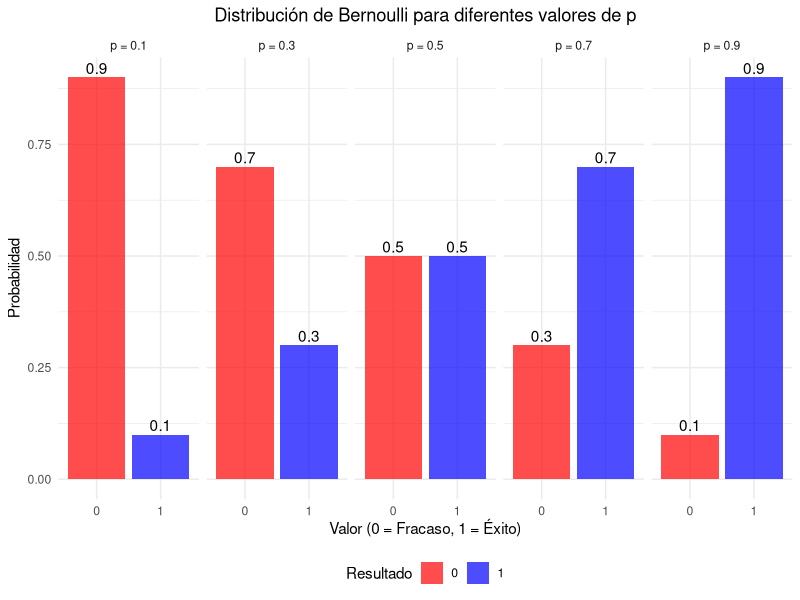
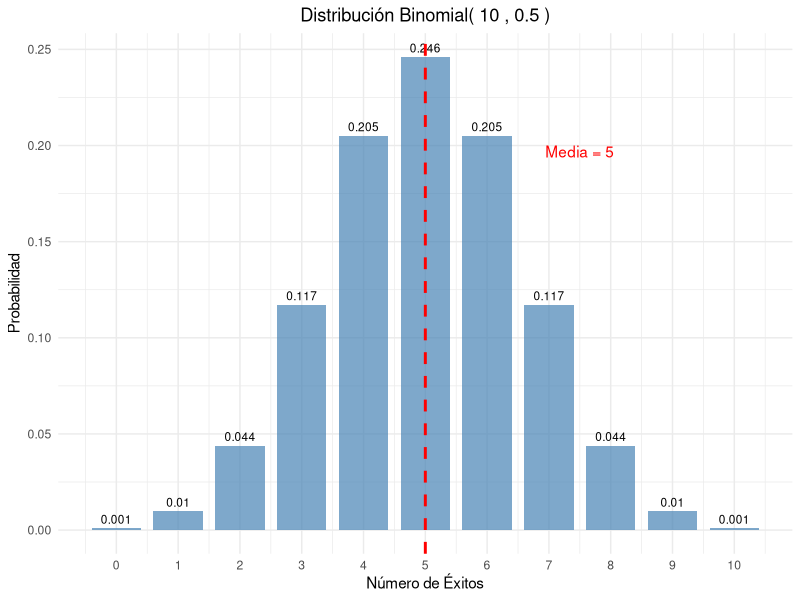
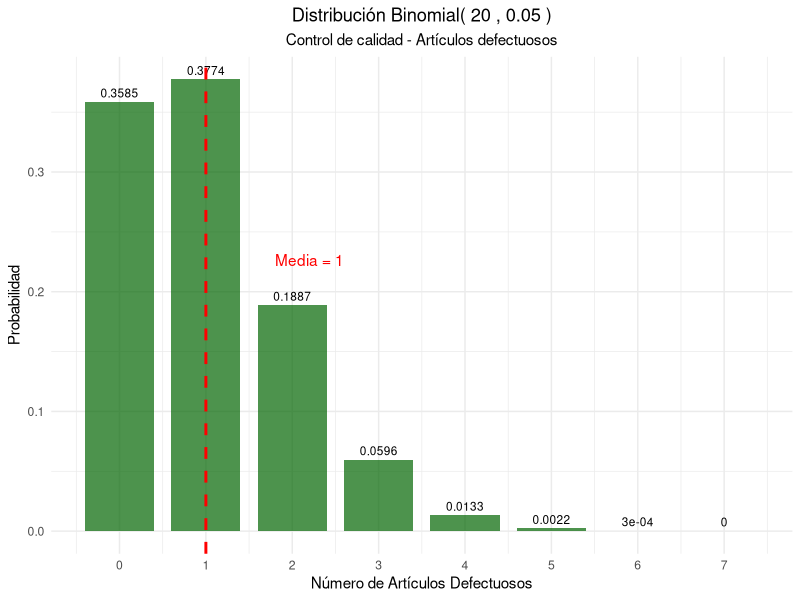
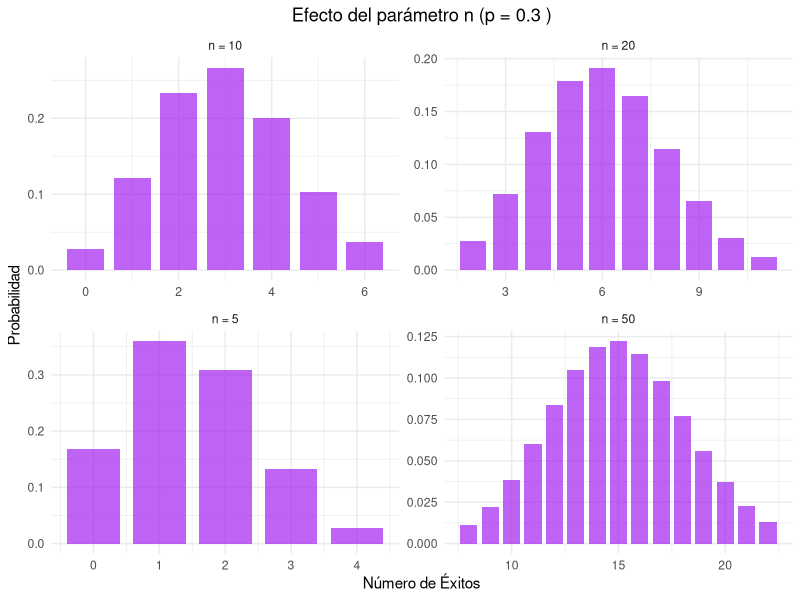
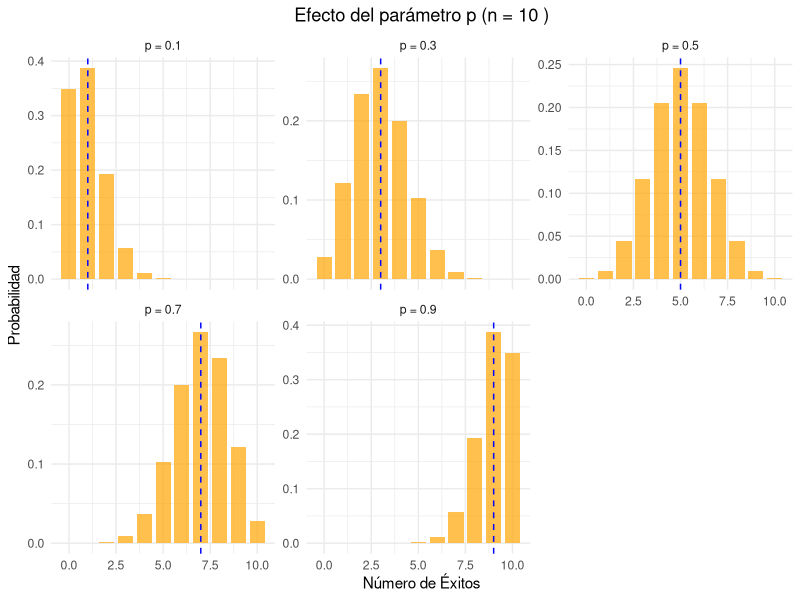
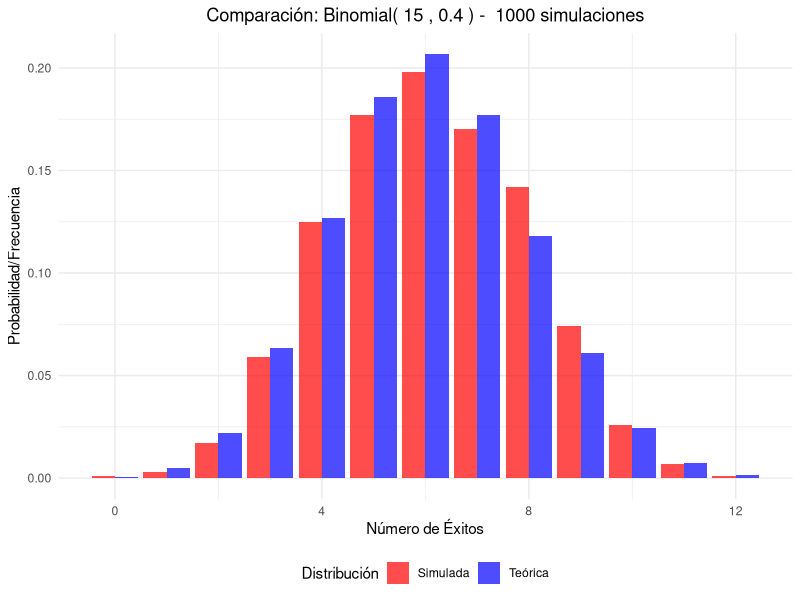
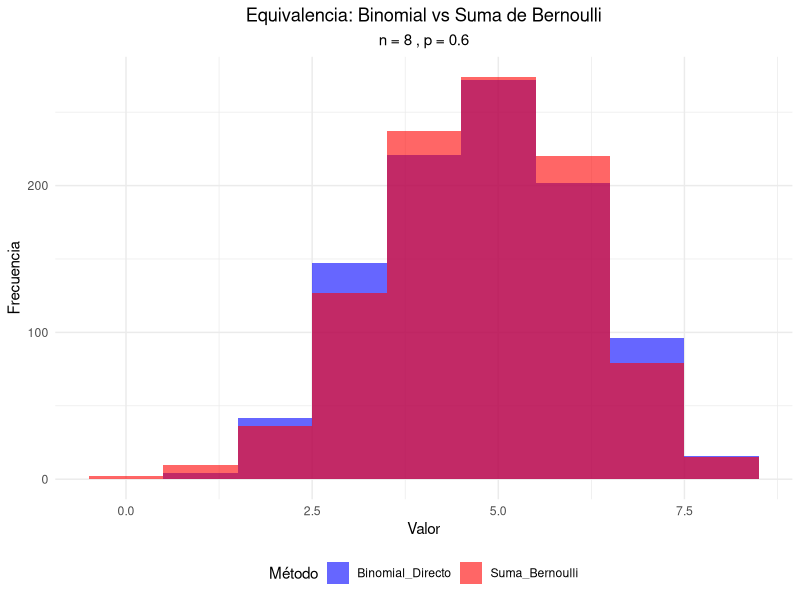
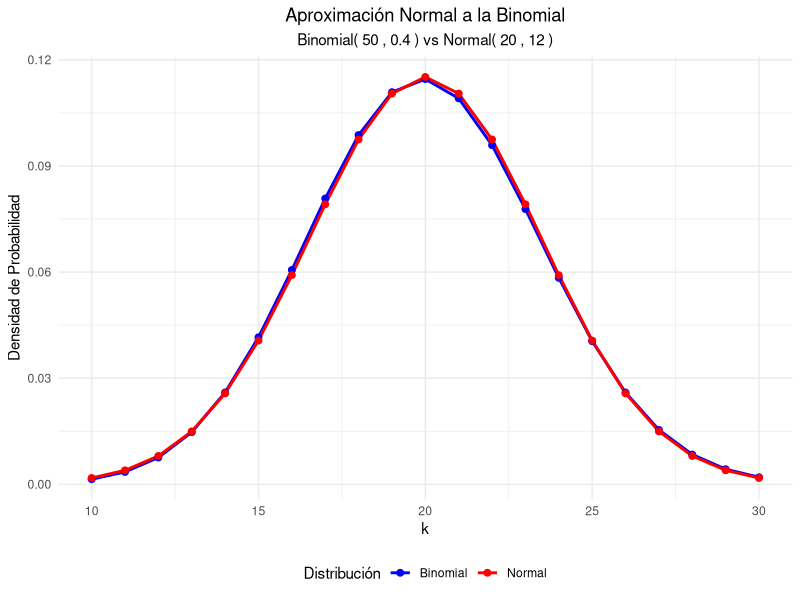

Generate these figures, in order, with R:
## ---- chunk 1
#| label: setup
#| include: false
library(tidyverse)
library(kableExtra)
library(gridExtra)
## ---- chunk 2
#| label: moneda-bernoulli
# Moneda justa
p_moneda <- 0.5

# Crear tabla de probabilidades
bernoulli_moneda <- data.frame(
  Resultado = c("Sello (0)", "Cara (1)"),
  Valor = c(0, 1),
  Probabilidad = c(1-p_moneda, p_moneda)
)

kable(bernoulli_moneda, 
      caption = "Distribución Bernoulli - Moneda justa (p = 0.5)",
      align = "ccc") %>%
  kable_styling(bootstrap_options = "striped")

# Parámetros
media_moneda <- p_moneda
varianza_moneda <- p_moneda * (1 - p_moneda)
desv_std_moneda <- sqrt(varianza_moneda)

cat("Parámetros estadísticos:\n")
cat("Media:", media_moneda, "\n")
cat("Varianza:", varianza_moneda, "\n")
cat("Desviación estándar:", desv_std_moneda, "\n")
## ---- chunk 3
#| label: ejemplos-bernoulli-multiple
# Diferentes valores de p
p_values <- c(0.1, 0.3, 0.5, 0.7, 0.9)

# Crear data frame para visualización
bernoulli_data <- data.frame()
for(p in p_values) {
  temp_data <- data.frame(
    p = paste("p =", p),
    x = c(0, 1),
    probabilidad = c(1-p, p),
    media = p,
    varianza = p*(1-p)
  )
  bernoulli_data <- rbind(bernoulli_data, temp_data)
}

# Tabla de parámetros
param_bernoulli <- data.frame(
  p = p_values,
  Media = p_values,
  Varianza = p_values * (1 - p_values),
  Desv_Std = sqrt(p_values * (1 - p_values))
)

kable(param_bernoulli, 
      caption = "Parámetros de la distribución Bernoulli para diferentes valores de p",
      digits = 4,
      col.names = c("p", "Media", "Varianza", "Desv. Estándar")) %>%
  kable_styling(bootstrap_options = "striped")
## ---- chunk 4
#| label: grafico-bernoulli
#| fig-cap: "Distribución Bernoulli para diferentes valores de p"
ggplot(bernoulli_data, aes(x = factor(x), y = probabilidad, fill = factor(x))) +
  geom_col(alpha = 0.7) +
  geom_text(aes(label = round(probabilidad, 2)), vjust = -0.3) +
  facet_wrap(~p, ncol = 5) +
  scale_fill_manual(values = c("0" = "red", "1" = "blue")) +
  labs(title = "Distribución de Bernoulli para diferentes valores de p",
       x = "Valor (0 = Fracaso, 1 = Éxito)",
       y = "Probabilidad",
       fill = "Resultado") +
  theme_minimal() +
  theme(plot.title = element_text(hjust = 0.5),
        legend.position = "bottom")
## ---- chunk 5
#| label: binomial-monedas
# Parámetros
n_monedas <- 10
p_monedas <- 0.5

# Calcular probabilidades
k_values <- 0:n_monedas
prob_binomial <- dbinom(k_values, n_monedas, p_monedas)

# Crear data frame
binomial_monedas <- data.frame(
  Num_Caras = k_values,
  Probabilidad = prob_binomial
)

# Mostrar tabla
kable(binomial_monedas, 
      caption = paste("Distribución Binomial - 10 lanzamientos de moneda (n =", n_monedas, ", p =", p_monedas, ")"),
      digits = 4,
      col.names = c("Número de Caras", "Probabilidad")) %>%
  kable_styling(bootstrap_options = "striped")

# Parámetros estadísticos
media_monedas <- n_monedas * p_monedas
varianza_monedas <- n_monedas * p_monedas * (1 - p_monedas)
desv_std_monedas <- sqrt(varianza_monedas)

cat("\nParámetros estadísticos:\n")
cat("Media:", media_monedas, "\n")
cat("Varianza:", varianza_monedas, "\n")
cat("Desviación estándar:", round(desv_std_monedas, 4), "\n")
## ---- chunk 6
#| label: grafico-binomial-monedas
#| fig-cap: "Distribución Binomial - 10 lanzamientos de moneda"
ggplot(binomial_monedas, aes(x = Num_Caras, y = Probabilidad)) +
  geom_col(fill = "steelblue", alpha = 0.7, width = 0.8) +
  geom_text(aes(label = round(Probabilidad, 3)), vjust = -0.5, size = 3) +
  geom_vline(xintercept = media_monedas, color = "red", linetype = "dashed", linewidth = 1) +
  annotate("text", x = media_monedas + 2.5, y = max(prob_binomial) * 0.8, 
           label = paste("Media =", media_monedas), color = "red") +
  scale_x_continuous(breaks = k_values) +
  labs(title = paste("Distribución Binomial(", n_monedas, ",", p_monedas, ")"),
       x = "Número de Éxitos",
       y = "Probabilidad") +
  theme_minimal() +
  theme(plot.title = element_text(hjust = 0.5))
## ---- chunk 7
#| label: control-calidad
# Parámetros
n_articulos <- 20
p_defecto <- 0.05

# Probabilidades
k_defectos <- 0:n_articulos
prob_defectos <- dbinom(k_defectos, n_articulos, p_defecto)

# Crear data frame
calidad_data <- data.frame(
  Defectos = k_defectos,
  Probabilidad = prob_defectos
)

# Filtrar probabilidades significativas (> 0.001)
calidad_filtrada <- calidad_data[calidad_data$Probabilidad > 0.001, ]

kable(calidad_filtrada, 
      caption = paste("Distribución Binomial - Control de calidad (n =", n_articulos, ", p =", p_defecto, ")"),
      digits = 4,
      col.names = c("Número de Defectos", "Probabilidad")) %>%
  kable_styling(bootstrap_options = "striped")

# Parámetros estadísticos
media_defectos <- n_articulos * p_defecto
varianza_defectos <- n_articulos * p_defecto * (1 - p_defecto)
desv_std_defectos <- sqrt(varianza_defectos)

cat("Parámetros estadísticos:\n")
cat("Media:", media_defectos, "\n")
cat("Varianza:", round(varianza_defectos, 4), "\n")
cat("Desviación estándar:", round(desv_std_defectos, 4), "\n")

# Probabilidades importantes
prob_0_defectos <- dbinom(0, n_articulos, p_defecto)
prob_max_2_defectos <- pbinom(2, n_articulos, p_defecto)
prob_mas_3_defectos <- 1 - pbinom(3, n_articulos, p_defecto)

cat("\nProbabilidades de interés:\n")
cat("P(0 defectos):", round(prob_0_defectos, 4), "\n")
cat("P(≤ 2 defectos):", round(prob_max_2_defectos, 4), "\n")
cat("P(> 3 defectos):", round(prob_mas_3_defectos, 4), "\n")
## ---- chunk 8
#| label: grafico-calidad
#| fig-cap: "Distribución Binomial - Control de calidad"
ggplot(calidad_data[1:8, ], aes(x = Defectos, y = Probabilidad)) +
  geom_col(fill = "darkgreen", alpha = 0.7, width = 0.8) +
  geom_text(aes(label = round(Probabilidad, 4)), vjust = -0.5, size = 3) +
  geom_vline(xintercept = media_defectos, color = "red", linetype = "dashed", size = 1) +
  annotate("text", x = media_defectos + 1.2, y = max(prob_defectos) * 0.6, 
           label = paste("Media =", media_defectos), color = "red") +
  scale_x_continuous(breaks = 0:7) +
  labs(title = paste("Distribución Binomial(", n_articulos, ",", p_defecto, ")"),
       subtitle = "Control de calidad - Artículos defectuosos",
       x = "Número de Artículos Defectuosos",
       y = "Probabilidad") +
  theme_minimal() +
  theme(plot.title = element_text(hjust = 0.5),
        plot.subtitle = element_text(hjust = 0.5))
## ---- chunk 9
#| label: efecto-n
# Diferentes valores de n con p fijo
n_vals <- c(5, 10, 20, 50)
p_fijo <- 0.3

# Crear data frame para comparación
comp_n_data <- data.frame()
for(n in n_vals) {
  k_vals <- 0:n
  probs <- dbinom(k_vals, n, p_fijo)
  temp_data <- data.frame(
    n = paste("n =", n),
    k = k_vals,
    probabilidad = probs,
    media = n * p_fijo,
    varianza = n * p_fijo * (1 - p_fijo)
  )
  comp_n_data <- rbind(comp_n_data, temp_data)
}

# Filtrar para visualización (solo valores con probabilidad > 0.01)
comp_n_filtered <- comp_n_data[comp_n_data$probabilidad > 0.01, ]

ggplot(comp_n_filtered, aes(x = k, y = probabilidad)) +
  geom_col(fill = "purple", alpha = 0.7, width = 0.8) +
  facet_wrap(~n, scales = "free") +
  labs(title = paste("Efecto del parámetro n (p =", p_fijo, ")"),
       x = "Número de Éxitos",
       y = "Probabilidad") +
  theme_minimal() +
  theme(plot.title = element_text(hjust = 0.5))
## ---- chunk 10
#| label: efecto-p
#| fig-cap: "Efecto del parámetro p en la distribución binomial"
# Diferentes valores de p con n fijo
p_vals <- c(0.1, 0.3, 0.5, 0.7, 0.9)
n_fijo <- 10

# Crear data frame para comparación
comp_p_data <- data.frame()
for(p in p_vals) {
  k_vals <- 0:n_fijo
  probs <- dbinom(k_vals, n_fijo, p)
  temp_data <- data.frame(
    p = paste("p =", p),
    k = k_vals,
    probabilidad = probs,
    media = n_fijo * p,
    varianza = n_fijo * p * (1 - p)
  )
  comp_p_data <- rbind(comp_p_data, temp_data)
}

ggplot(comp_p_data, aes(x = k, y = probabilidad)) +
  geom_col(fill = "orange", alpha = 0.7, width = 0.8) +
  geom_vline(aes(xintercept = media), color = "blue", linetype = "dashed") +
  facet_wrap(~p, scales = "free_y") +
  labs(title = paste("Efecto del parámetro p (n =", n_fijo, ")"),
       x = "Número de Éxitos",
       y = "Probabilidad") +
  theme_minimal() +
  theme(plot.title = element_text(hjust = 0.5))
## ---- chunk 11
#| label: simulacion-binomial
set.seed(456)
n_trials <- 15
p_sim_bin <- 0.4
n_sim_bin <- 1000

# Generar datos
datos_binomial <- rbinom(n_sim_bin, n_trials, p_sim_bin)

# Calcular estadísticas observadas
media_obs_bin <- mean(datos_binomial)
var_obs_bin <- var(datos_binomial)

# Valores teóricos
media_teo_bin <- n_trials * p_sim_bin
var_teo_bin <- n_trials * p_sim_bin * (1 - p_sim_bin)

cat("Media teórica:", media_teo_bin, "| Media observada:", round(media_obs_bin, 4), "\n")
cat("Varianza teórica:", var_teo_bin, "| Varianza observada:", round(var_obs_bin, 4), "\n")

# Comparar distribuciones
freq_obs_bin <- table(datos_binomial) / n_sim_bin
k_sim <- as.numeric(names(freq_obs_bin))
freq_teo_bin <- dbinom(k_sim, n_trials, p_sim_bin)

comparacion_bin <- data.frame(
  k = k_sim,
  Freq_Observada = as.numeric(freq_obs_bin),
  Prob_Teorica = freq_teo_bin
)

kable(head(comparacion_bin, 10), 
      caption = "Comparación frecuencias observadas vs probabilidades teóricas",
      digits = 4,
      col.names = c("k", "Freq. Observada", "Prob. Teórica")) %>%
  kable_styling(bootstrap_options = "striped")
## ---- chunk 12
#| label: grafico-comparacion-sim
#| fig-cap: "Comparación entre distribución teórica y simulada"
library(tidyr)

# Preparar datos para visualización
comp_sim_long <- comparacion_bin %>%
  pivot_longer(cols = c(Freq_Observada, Prob_Teorica),
               names_to = "Tipo",
               values_to = "Probabilidad") %>%
  mutate(Tipo = case_when(
    Tipo == "Freq_Observada" ~ "Simulada",
    Tipo == "Prob_Teorica" ~ "Teórica"
  ))

ggplot(comp_sim_long, aes(x = k, y = Probabilidad, fill = Tipo)) +
  geom_col(position = "dodge", alpha = 0.7) +
  scale_fill_manual(values = c("Teórica" = "blue", "Simulada" = "red")) +
  labs(title = paste("Comparación: Binomial(", n_trials, ",", p_sim_bin, ") - ", n_sim_bin, "simulaciones"),
       x = "Número de Éxitos",
       y = "Probabilidad/Frecuencia",
       fill = "Distribución") +
  theme_minimal() +
  theme(plot.title = element_text(hjust = 0.5),
        legend.position = "bottom")
## ---- chunk 13
#| label: relacion-bernoulli-binomial
set.seed(789)
n_exp <- 8
p_exp <- 0.6
n_sim_rel <- 1000

# Método 1: Generar directamente de Binomial
binomial_directo <- rbinom(n_sim_rel, n_exp, p_exp)

# Método 2: Sumar n variables Bernoulli independientes
suma_bernoulli <- replicate(n_sim_rel, {
  bernoulli_vars <- rbinom(n_exp, 1, p_exp)
  sum(bernoulli_vars)
})

# Comparar distribuciones
comparacion_relacion <- data.frame(
  Binomial_Directo = binomial_directo,
  Suma_Bernoulli = suma_bernoulli
)

# Visualización comparativa
comp_rel_long <- comparacion_relacion %>%
  mutate(id = row_number()) %>%
  pivot_longer(cols = c(Binomial_Directo, Suma_Bernoulli),
               names_to = "Metodo",
               values_to = "Valor")

ggplot(comp_rel_long, aes(x = Valor, fill = Metodo)) +
  geom_histogram(alpha = 0.6, position = "identity", bins = n_exp + 1) +
  scale_fill_manual(values = c("Binomial_Directo" = "blue", "Suma_Bernoulli" = "red")) +
  labs(title = "Equivalencia: Binomial vs Suma de Bernoulli",
       subtitle = paste("n =", n_exp, ", p =", p_exp),
       x = "Valor",
       y = "Frecuencia",
       fill = "Método") +
  theme_minimal() +
  theme(plot.title = element_text(hjust = 0.5),
        plot.subtitle = element_text(hjust = 0.5),
        legend.position = "bottom")
## ---- chunk 14
#| label: aproximacion-normal
# Parámetros para aproximación normal
n_aprox <- 50
p_aprox <- 0.4

# Verificar condiciones
condicion1 <- n_aprox * p_aprox >= 5
condicion2 <- n_aprox * (1 - p_aprox) >= 5

cat("Condiciones para aproximación normal:\n")
cat("np =", n_aprox * p_aprox, "≥ 5:", condicion1, "\n")
cat("n(1-p) =", n_aprox * (1-p_aprox), "≥ 5:", condicion2, "\n")

if(condicion1 & condicion2) {
  # Calcular probabilidades exactas y aproximadas
  k_aprox <- 0:n_aprox
  prob_exacta <- dbinom(k_aprox, n_aprox, p_aprox)
  
  # Aproximación normal (con corrección de continuidad)
  media_normal <- n_aprox * p_aprox
  var_normal <- n_aprox * p_aprox * (1 - p_aprox)
  sd_normal <- sqrt(var_normal)
  
  # Crear data frame para comparación
  aprox_data <- data.frame(
    k = k_aprox,
    Binomial = prob_exacta,
    Normal = dnorm(k_aprox, media_normal, sd_normal)
  )
  
  # Filtrar valores significativos
  aprox_filtered <- aprox_data[aprox_data$Binomial > 0.001, ]
  
  # Visualización
  aprox_long <- aprox_filtered %>%
    pivot_longer(cols = c(Binomial, Normal),
                 names_to = "Distribucion",
                 values_to = "Densidad")
  
  ggplot(aprox_long, aes(x = k, y = Densidad, color = Distribucion)) +
    geom_line(size = 1) +
    geom_point(size = 2) +
    scale_color_manual(values = c("Binomial" = "blue", "Normal" = "red")) +
    labs(title = "Aproximación Normal a la Binomial",
         subtitle = paste("Binomial(", n_aprox, ",", p_aprox, ") vs Normal(", media_normal, ",", round(sd_normal^2, 2), ")"),
         x = "k",
         y = "Densidad de Probabilidad",
         color = "Distribución") +
    theme_minimal() +
    theme(plot.title = element_text(hjust = 0.5),
          plot.subtitle = element_text(hjust = 0.5),
          legend.position = "bottom")
}
## ---- chunk 15
#| label: aplicacion-medicina
# Parámetros
n_pacientes <- 25
p_cura <- 0.8

# Preguntas de interés
# 1. ¿Cuál es la probabilidad de que exactamente 20 pacientes se curen?
prob_20_curas <- dbinom(20, n_pacientes, p_cura)

# 2. ¿Cuál es la probabilidad de que al menos 22 pacientes se curen?
prob_min_22 <- 1 - pbinom(21, n_pacientes, p_cura)

# 3. ¿Cuál es la probabilidad de que entre 18 y 22 pacientes se curen?
prob_18_22 <- pbinom(22, n_pacientes, p_cura) - pbinom(17, n_pacientes, p_cura)

# Parámetros estadísticos
media_curas <- n_pacientes * p_cura
varianza_curas <- n_pacientes * p_cura * (1 - p_cura)
desv_std_curas <- sqrt(varianza_curas)

cat("Aplicación Médica - Efectividad del tratamiento:\n")
cat("Parámetros: n =", n_pacientes, ", p =", p_cura, "\n\n")
cat("Estadísticas esperadas:\n")
cat("Número esperado de curas:", media_curas, "\n")
cat("Varianza:", varianza_curas, "\n")
cat("Desviación estándar:", round(desv_std_curas, 4), "\n\n")
cat("Probabilidades de interés:\n")
cat("P(exactamente 20 curas):", round(prob_20_curas, 4), "\n")
cat("P(al menos 22 curas):", round(prob_min_22, 4), "\n")
cat("P(entre 18 y 22 curas):", round(prob_18_22, 4), "\n")

# Visualización
k_medicina <- 0:n_pacientes
prob_medicina <- dbinom(k_medicina, n_pacientes, p_cura)
medicina_data <- data.frame(k = k_medicina, probabilidad = prob_medicina)

ggplot(medicina_data, aes(x = k, y = probabilidad)) +
  geom_col(fill = "darkblue", alpha = 0.7, width = 0.8) +
  geom_vline(xintercept = media_curas, color = "red", linetype = "dashed", size = 1) +
  geom_vline(xintercept = c(18, 22), color = "orange", linetype = "dotted", size = 1) +
  annotate("text", x = media_curas + 1.5, y = max(prob_medicina) * 0.8, 
           label = paste("E[X] =", media_curas), color = "red") +
  annotate("rect", xmin = 18, xmax = 22, ymin = 0, ymax = Inf, 
           alpha = 0.2, fill = "orange") +
  labs(title = "Distribución del Número de Pacientes Curados",
       subtitle = paste("Binomial(", n_pacientes, ",", p_cura, ")"),
       x = "Número de Pacientes Curados",
       y = "Probabilidad") +
  theme_minimal() +
  theme(plot.title = element_text(hjust = 0.5),
        plot.subtitle = element_text(hjust = 0.5))
## ---- chunk 16

p_defectuosa <- 0.02

# a) Probabilidad de obtener una pieza no defectuosa
prob_no_defectuosa <- 1 - p_defectuosa
cat("a) Probabilidad de pieza no defectuosa:", prob_no_defectuosa, "\n")

# b) Media y varianza de la distribución Bernoulli
media_bernoulli <- p_defectuosa
varianza_bernoulli <- p_defectuosa * (1 - p_defectuosa)
cat("b) Media:", media_bernoulli, "\n")
cat("   Varianza:", varianza_bernoulli, "\n")

# c) Probabilidad de encontrar exactamente 2 defectuosas en 10 piezas
prob_2_defectuosas <- dbinom(2, size = 10, prob = p_defectuosa)
cat("c) P(exactamente 2 defectuosas en 10):", round(prob_2_defectuosas, 4), "\n")
## ---- chunk 17

# a) Modelado como Bernoulli
# Éxito: acertar la pregunta (probabilidad p)
# Fracaso: fallar la pregunta (probabilidad 1-p)

# b) Probabilidad de acertar (1 opción correcta de 4)
p_acertar <- 1/4
cat("b) Probabilidad de acertar:", p_acertar, "\n")

# c) Parámetros estadísticos de la distribución Bernoulli
media_examen <- p_acertar
varianza_examen <- p_acertar * (1 - p_acertar)
desviacion_examen <- sqrt(varianza_examen)

cat("c) Parámetros estadísticos:\n")
cat("   Media (esperanza):", media_examen, "\n")
cat("   Varianza:", varianza_examen, "\n")
cat("   Desviación estándar:", round(desviacion_examen, 4), "\n")
## ---- chunk 18
n <- 15
p <- 0.5

# a) Probabilidad de obtener exactamente 8 caras
prob_exacta_8 <- dbinom(8, size = n, prob = p)
cat("a) P(X = 8) =", round(prob_exacta_8, 4), "\n")

# b) Probabilidad de obtener al menos 12 caras
prob_al_menos_12 <- sum(dbinom(12:n, size = n, prob = p))
# Alternativa: 1 - pbinom(11, size = n, prob = p)
cat("b) P(X ≥ 12) =", round(prob_al_menos_12, 4), "\n")

# c) Media y desviación estándar
media <- n * p
varianza <- n * p * (1 - p)
desviacion <- sqrt(varianza)
cat("c) Media =", media, "\n")
cat("   Desviación estándar =", round(desviacion, 4), "\n")
## ---- chunk 19

n <- 20
p <- 0.85

# a) Probabilidad de que se curen exactamente 18 pacientes
prob_exacta_18 <- dbinom(18, size = n, prob = p)
cat("a) P(X = 18) =", round(prob_exacta_18, 4), "\n")

# b) Probabilidad de que se curen entre 15 y 19 pacientes
prob_15_a_19 <- sum(dbinom(15:19, size = n, prob = p))
# Alternativa: pbinom(19, size = n, prob = p) - pbinom(14, size = n, prob = p)
cat("b) P(15 ≤ X ≤ 19) =", round(prob_15_a_19, 4), "\n")

# c) Número esperado de pacientes que se curarán
media_esperada <- n * p
cat("c) Número esperado de curados =", media_esperada, "\n")
## ---- chunk 20
# EJERCICIO 3: DEMOSTRACIÓN MEDIANTE SIMULACIÓN

# Parámetros
n <- 10
m <- 15
p <- 0.6
num_simulaciones <- 10000

cat("Teorema: Si X ~ Bin(n, p) e Y ~ Bin(m, p) son independientes,\n")
cat("entonces X + Y ~ Bin(n + m, p)\n\n")

# Simulación
set.seed(123)  # Para reproducibilidad

# Generar muestras de X e Y independientes
X <- rbinom(num_simulaciones, size = n, prob = p)
Y <- rbinom(num_simulaciones, size = m, prob = p)

# Calcular Z = X + Y
Z <- X + Y

# Comparación de medias
media_teorica_Z <- (n + m) * p
media_simulada_Z <- mean(Z)
cat("COMPARACIÓN DE MEDIAS:\n")
cat("Media teórica de Z:", media_teorica_Z, "\n")
cat("Media simulada de Z:", round(media_simulada_Z, 4), "\n")
cat("Diferencia:", round(abs(media_teorica_Z - media_simulada_Z), 4), "\n\n")

# Comparación de varianzas
varianza_teorica_Z <- (n + m) * p * (1 - p)
varianza_simulada_Z <- var(Z)
cat("COMPARACIÓN DE VARIANZAS:\n")
cat("Varianza teórica de Z:", varianza_teorica_Z, "\n")
cat("Varianza simulada de Z:", round(varianza_simulada_Z, 4), "\n")
cat("Diferencia:", round(abs(varianza_teorica_Z - varianza_simulada_Z), 4), "\n\n")
